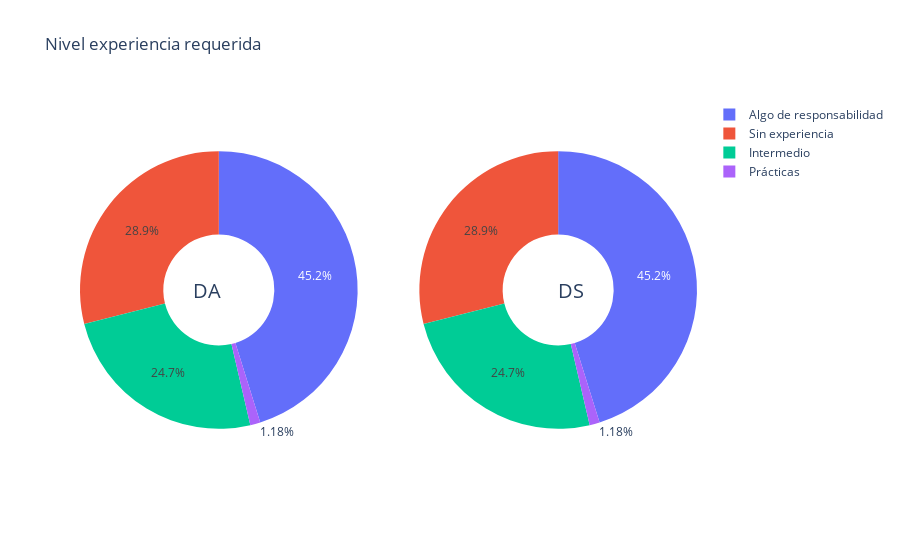

Notebook source saved alongside this figure:
### Markdown cell above
## Gráfico por tipo de experiencia:

### Code cell
nexp_da = df[df['Tipo puesto']=='Data Analyst']
nexp_da = nexp_da['Nivel experiencia'].value_counts()
nexp_da = pd.DataFrame(nexp_da)
nexp_da.drop('no_data', inplace=True)
nexp_da

nexp_ds = df[df['Tipo puesto']=='Data Analyst']
nexp_ds = nexp_ds['Nivel experiencia'].value_counts()
nexp_ds = pd.DataFrame(nexp_da)
nexp_ds

labels1 = list(nexp_da.index)
labels2 = list(nexp_ds.index)

fig = make_subplots(rows=1, cols=2, specs=[[{'type':'domain'}, {'type':'domain'}]])

fig.add_trace(go.Pie(labels=labels1, values=nexp_da['Nivel experiencia']),
              1, 1)

fig.add_trace(go.Pie(labels=labels2, values=nexp_ds['Nivel experiencia']),
              1, 2)

fig.update_traces(hole=.4, hoverinfo="label+percent+name")

fig.update_layout(
    title_text="Nivel experiencia requerida",

    annotations=[dict(text='DA', x=0.18, y=0.5, font_size=20, showarrow=False),
                 dict(text='DS', x=0.82, y=0.5, font_size=20, showarrow=False)])
fig.show()

### Figure 1 — Plotly figure (JSON) as saved in the notebook; plotly's stock layout.template omitted (floating-point values rounded to 4 significant figures)
{"data": [{"domain": {"x": [0, 0.45], "y": [0, 1]}, "hole": 0.4, "hoverinfo": "label+percent+name", "labels": ["Algo de responsabilidad", "Sin experiencia", "Intermedio", "Prácticas"], "type": "pie", "values": [192, 123, 105, 5]}, {"domain": {"x": [0.55, 1], "y": [0, 1]}, "hole": 0.4, "hoverinfo": "label+percent+name", "labels": ["Algo de responsabilidad", "Sin experiencia", "Intermedio", "Prácticas"], "type": "pie", "values": [192, 123, 105, 5]}], "layout": {"annotations": [{"font": {"size": 20}, "showarrow": false, "text": "DA", "x": 0.18, "y": 0.5}, {"font": {"size": 20}, "showarrow": false, "text": "DS", "x": 0.82, "y": 0.5}], "title": {"text": "Nivel experiencia requerida"}}}
